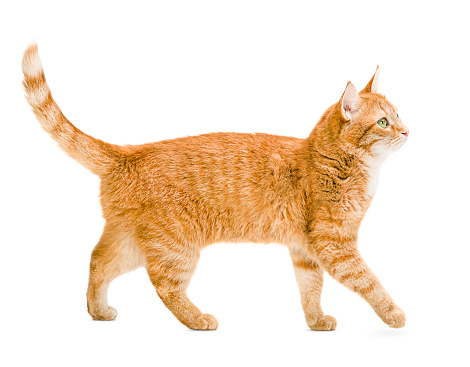
#> input picture Python/Misc Scripts/cat.jpg, 470 x 367 px, found by its file name
$ python CVtransformations.py
#> lines starting #> are read from the running program, lines starting #| are printed output that depends on the picture
import cv2 as cv
import numpy as np

img = cv.imread('Photos/cat.jpg')
#> img is the input picture: shape (367, 470, 3); mean B, G, R 210.9, 228.6, 245.8
cv.imshow('Cat', img)

# translation
def translate(img, x, y):
#> called with x = 100, y = 100
    transMat = np.float32([[1,0,x],[0,1,y]])
    dimensions = (img.shape[1], img.shape[0])
#> dimensions = (470, 367)
    return cv.warpAffine(img, transMat, dimensions)
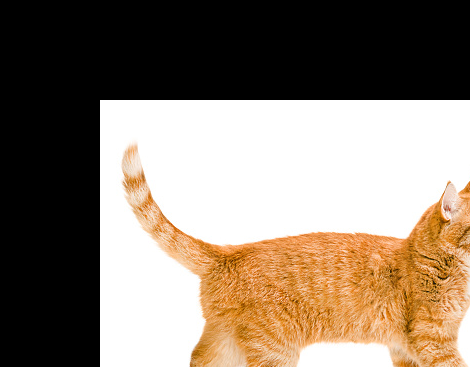
#> returned value: shape (367, 470, 3); mean of channels 0, 1, 2 108.8, 123.8, 138.6; drawn as B, G, R

# -x : Left
# x : Right
# -y : Up
# y : Down

translated = translate(img, 100, 100) # move right and down
cv.imshow('Translated', translated)

# rotation
def rotate(img, angle, rotPoint=None):
#> called with angle = 180
    (height, width) = img.shape[:2]
#> height = 367; width = 470

    if rotPoint is None:
        rotPoint = (width//2, height//2)
#> rotPoint = (235, 183)

    rotMat = cv.getRotationMatrix2D(rotPoint, angle, 1.0)
    dimensions = (width, height)
#> dimensions = (470, 367)

    return cv.warpAffine(img, rotMat, dimensions)
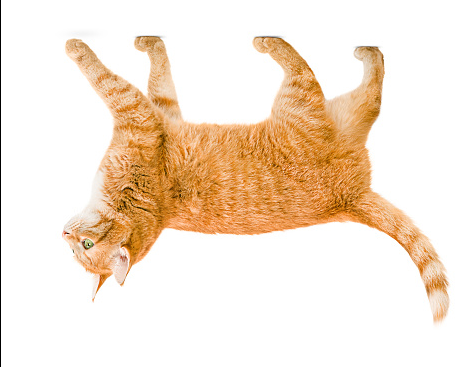
#> returned value: shape (367, 470, 3); mean of channels 0, 1, 2 210.4, 228.1, 245.3; drawn as B, G, R

rotated = rotate(img, 180)
cv.imshow('Rotated', rotated)

# resizing
resized = cv.resize(img, (500,500), interpolation=cv.INTER_AREA)
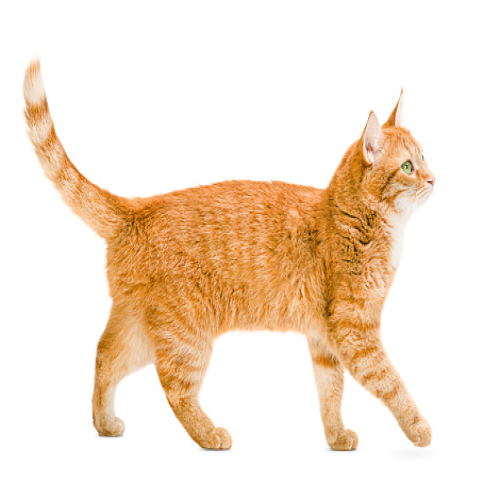
#> resized: shape (500, 500, 3); mean B, G, R 210.9, 228.6, 245.8
cv.imshow('Resized', resized)

# flipping
flip = cv.flip(img, 1) # 0:x-axis, 1:y-axis, -1:both
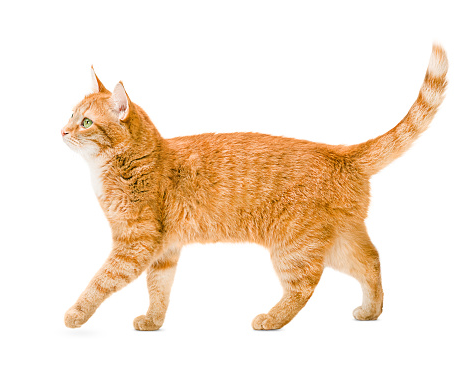
#> flip: shape (367, 470, 3); mean B, G, R 210.9, 228.6, 245.8
cv.imshow('Flip', flip)

# cropping
cropped = img[200:400, 300:400]
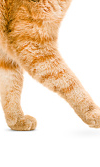
#> cropped: shape (167, 100, 3); mean B, G, R 190.5, 216, 240.3
cv.imshow('Cropped', cropped)

cv.waitKey(0)
